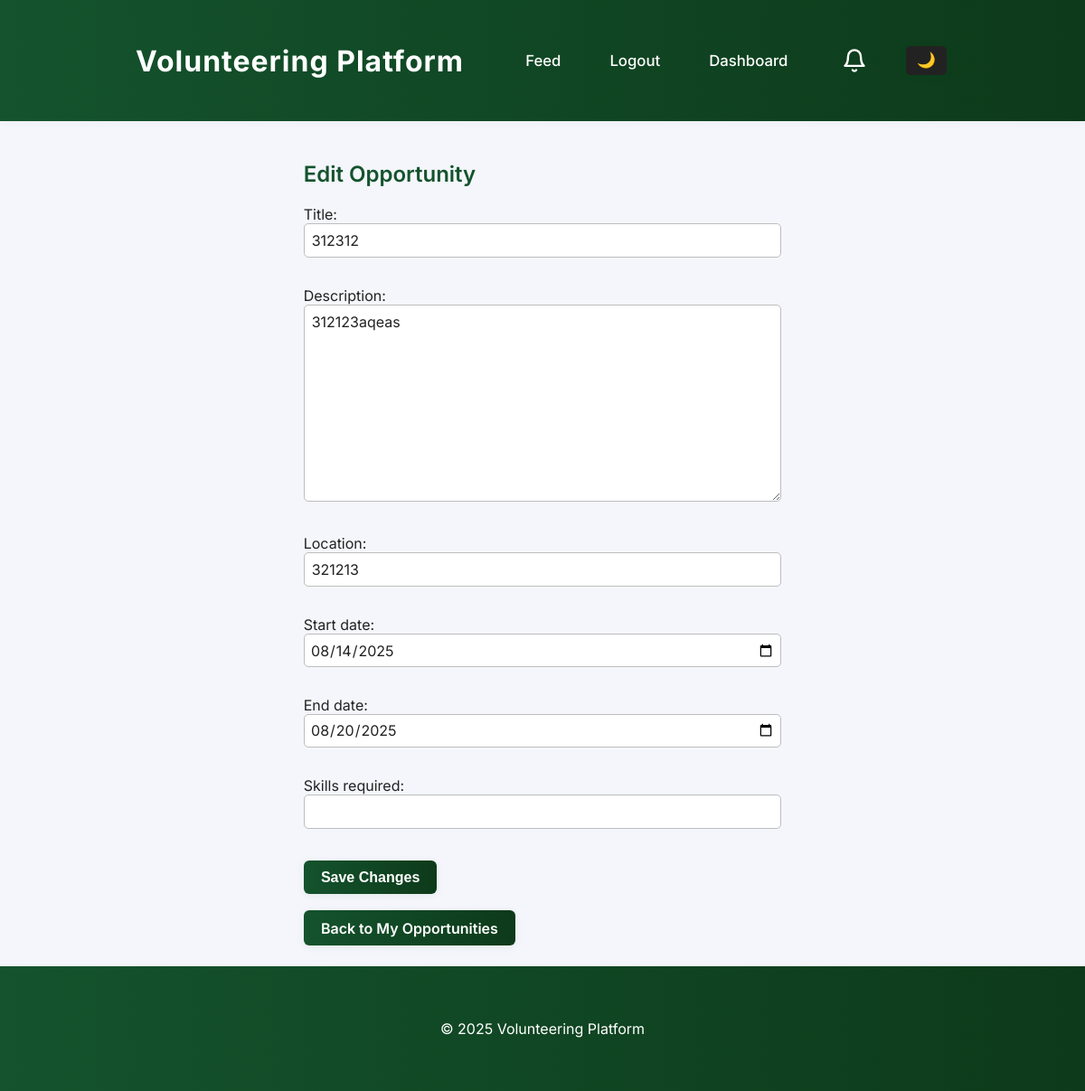
The app's page /feeds/edit/2/ (signed in) with its own data.
### feeds/models.py (models this page shows, shortened)
class Opportunity(models.Model):
    ngo = models.ForeignKey(
        settings.AUTH_USER_MODEL,
        on_delete=models.CASCADE,
        limit_choices_to={"role": "ngo"},
    )
    title = models.CharField(max_length=200)
    description = models.TextField()
    location = models.CharField(max_length=255)
    start_date = models.DateField()
    end_date = models.DateField()
    skills_required = models.CharField(max_length=255, blank=True)
    created_at = models.DateTimeField(auto_now_add=True)

### feeds/views.py (the view)
@login_required
def edit_opportunity(request, opportunity_id):
    opportunity = get_object_or_404(Opportunity, id=opportunity_id, ngo=request.user)
    if request.user.role != "ngo":
        return render(request, "403.html")
    if request.method == "POST":
        form = OpportunityForm(request.POST, instance=opportunity)
        if form.is_valid():
            form.save()
            return redirect("ngo_opportunities")
    else:
        form = OpportunityForm(instance=opportunity)
    return render(request, "feeds/edit_opportunity.html", {"form": form, "opportunity": opportunity})

### feeds/forms.py
class OpportunityForm(forms.ModelForm):
    class Meta:
        model = Opportunity
        fields = [
            "title",
            "description",
            "location",
            "start_date",
            "end_date",
            "skills_required",
        ]
        widgets = {
            "start_date": forms.DateInput(attrs={"type": "date"}),
            "end_date": forms.DateInput(attrs={"type": "date"}),
        }

### accounts/views.py (called while the page is built)
def get_notification_count(request):
    if not request.user.is_authenticated:
        return {'notification_count': 0}
    count = 0
    if hasattr(request.user, 'role'):
        if request.user.role == 'ngo':
            from feeds.models import Application
            count = Application.objects.filter(opportunity__ngo=request.user, status='pending').count()
        elif request.user.role == 'admin':
            from .models import Report
            count = Report.objects.filter(handled=False).count()
    return {'notification_count': count}

### feeds/templatetags/bg_images.py (called while the page is built)
@register.simple_tag
def random_bg_image():
    img_dir = os.path.join(settings.STATIC_ROOT or settings.STATICFILES_DIRS[0], 'img')
    try:
        files = [f for f in os.listdir(img_dir) if f.lower().endswith(('.jpg', '.jpeg', '.png', '.webp', '.gif'))]
    except Exception:
        files = []
    import random
    if files:
        return 'img/' + random.choice(files)
    return ''

### feeds/templates/feeds/edit_opportunity.html (shortened to what this page needs)
{% extends "base.html" %}
{% block content %}
  <h2>Edit Opportunity</h2>
  <form method="post">
    {{ form.as_p }}
    <button class="btn" type="submit">Save Changes</button>
  </form>
  <a class="btn" href="{% url 'ngo_opportunities' %}">Back to My Opportunities</a>
{% endblock %}

### static/css/style.css (style rules this page uses)
:root { --main-green: #14532d; --main-green-dark: #0d3a1a; --main-green-light: #22c55e; }
body { font-family: 'Inter', Arial, sans-serif; margin: 0; padding: 0; background-color: #f4f6fb; color: #222; transition: background 0.3s, color 0.3s; }
button, .btn { background: linear-gradient(90deg, var(--main-green) 0%, var(--main-green-dark) 100%); color: #fff; border: none; border-radius: 6px; padding: 0.6em 1.2em; font-size: 1em; font-weight: 600; cursor: pointer; margin: 0.2em 0.2em 0.2em 0; transition: background 0.2s, box-shadow 0.2s; box-shadow: 0 2px 8px rgba(20,83,45,0.07); text-decoration: none; }
form { margin-bottom: 1.5em; }
input, select, textarea { font-family: inherit; font-size: 1em; padding: 0.5em; border-radius: 5px; border: 1px solid #bdbdbd; margin-bottom: 1em; width: 100%; box-sizing: border-box; background: #fff; color: #222; transition: background 0.3s, color 0.3s; }
input[type="date"] { padding: 0.4em; }
h1, h2, h3 { font-weight: 600; color: var(--main-green); margin-top: 0.5em; transition: color 0.3s; }

### templates/base.html (style rules this page uses)
html, body { height: 100%; }
body { min-height: 100vh; display: flex; flex-direction: column; }

### records on screen
Opportunity: title "312312", description "312123aqeas", location "321213", start_date "08/14/2025", end_date "08/20/2025"
